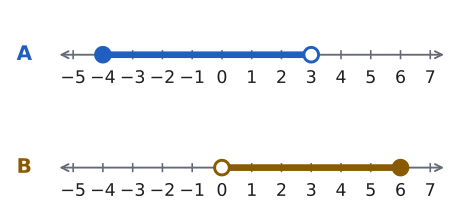

This figure's Python source:
import sys; sys.path.insert(0, "tools")
from cizim import *

# Alıştırma Soru 10: A = [−4, 3) ve B = (0, 6] aynı ölçekte alt alta.
SATIRLAR = [("A", MAVI, -4, True, 3, False), ("B", SARI, 0, False, 6, True)]
fig, eks = plt.subplots(2, 1, figsize=(6, 2.8))
for ax, (ad, renk, a, ad_, b, bd) in zip(eks, SATIRLAR):
    sayi_dogrusu(ax, -5, 7)
    ax.hlines(0, a, b, color=renk, lw=5, zorder=3)
    for x, dolu in ((a, ad_), (b, bd)):
        ax.plot(x, 0, "o", color=renk, markerfacecolor=renk if dolu else "white", markersize=11, mew=2.2, zorder=5)
    ax.text(-6.9, 0, ad, va="center", fontsize=15, color=renk, fontweight="bold")
    ax.set_xlim(-7.2, 7.8)
kaydet(fig, __file__)
